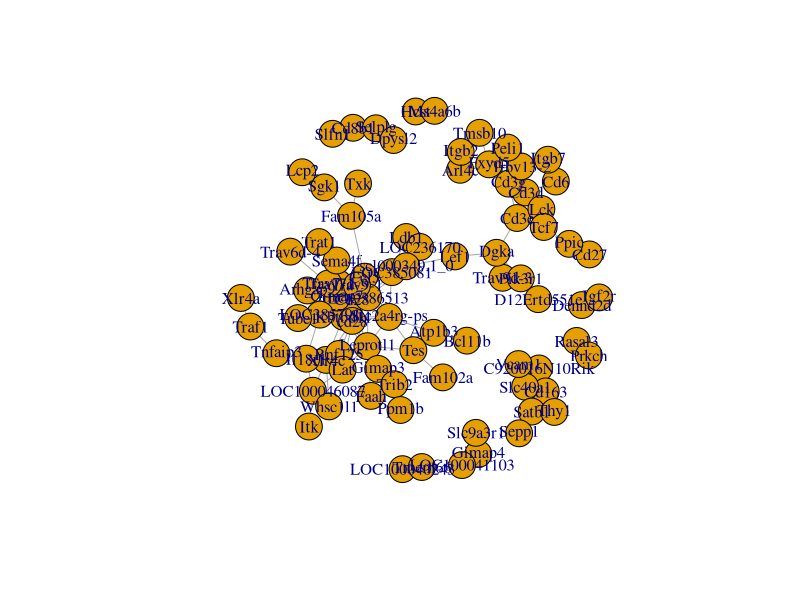

This chart was generated by the following R code: (Note: this script raises an error after producing the figure.)
############################
# Group 1
# Last edited: 3/27
# Eigenvector Centrality Values - Month 2
############################

library(igraph)

#Generate network using data from python script

graph = make_graph(~"Dennd2d"-"Igf2r",
"Kbtbd11"-"Arhgap9":"Slc2a4rg-ps":"Ccl5":"Cd28":"Gimap7":"Leprotl1":"Trav7d-3":"Gimap3":"cd28":"LOC385791":"LOC386513":"Trav9-1":"Trav7-1":"Tube1":"Xlr4c",
"Trav9d-3"-"Dgka":"Pik3r1",
"Rasal3"-"Prkch",
"Arhgap9"-"Kbtbd11":"Gimap7":"Trav7-1",
"Arl4c"-"Fxyd5":"Itgb2",
"Atp1b3"-"Bcl11b":"Slc2a4rg-ps":"Tes",
"Bcl11b"-"Atp1b3",
"Slc2a4rg-ps"-"Kbtbd11":"Atp1b3":"Ccl5":"Leprotl1":"cd28":"LOC385081":"Tes",
"C920016N10Rik"-"Cd163":"Slc40a1":"Vcam1",
"Ccl5"-"Kbtbd11":"Slc2a4rg-ps":"Cd28":"Fam105a":"Gimap7":"cd28":"LOC385081":"Trav9-1",
"Cd163"-"C920016N10Rik":"Satb1":"Slc40a1":"Thy1",
"Cd27"-"Ppic",
"Cd28"-"Kbtbd11":"Ccl5":"Gimap7":"Leprotl1":"cd28":"LOC386513":"Trav7d-3":"Trav9-1":"Trav7-1":"Sema4f",
"Cd3d"-"Cd3e":"Cd3g":"Cd6":"Fxyd5":"Lck":"Tcf7":"Trbv13-2",
"Cd3e"-"Cd3d":"Cd3g":"Dgka":"Lck":"Tcf7",
"Cd3g"-"Cd3d":"Cd3e":"Peli1":"Trbv13-2",
"Cd6"-"Cd3d":"Itgb7",
"Cd8b1"-"Selplg":"Slfn1",
"D12Ertd551e"-"Pik3r1",
"Dgka"-"Trav9d-3":"Cd3e":"Lef1":"Pik3r1",
"Dpysl2"-"Selplg",
"Faah"-"Leprotl1",
"Fam102a"-"Tes",
"Fam105a"-"Ccl5":"Sgk1":"Txk",
"Fxyd5"-"Arl4c":"Cd3d":"Itgb2":"Trbv13-2":"Tmsb10",
"Gimap4"-"LOC100041103":"Slc9a3r1",
"Gimap7"-"Kbtbd11":"Arhgap9":"Ccl5":"Cd28":"Trav7d-3":"cd28":"LOC385791":"LOC386513":"Trav9-1":"Trav7-1",
"Hcst"-"Ms4a6b",
"Igf2r"-"Dennd2d",
"Il18r1"-"LOC100046087":"LOC385791":"Rnf125",
"Itgb2"-"Arl4c":"Fxyd5",
"Itgb7"-"Cd6":"Trbv13-2",
"Itk"-"LOC100046087",
"Lat"-"Leprotl1":"LOC100046087":"cd28":"Rnf125":"Xlr4c",
"Lck"-"Cd3d":"Cd3e",
"Lcp2"-"Sgk1",
"Ldb1"-"LOC236170":"LOC385081":"scl000349.1_0",
"Lef1"-"Dgka":"scl000349.1_0",
"Leprotl1"-"Kbtbd11":"Slc2a4rg-ps":"Cd28":"Faah":"Lat":"cd28":"LOC386513":"Rnf125":"Tes":"Trib2":"Xlr4c",
"LOC100040243"-"Tmem66",
"LOC100041103"-"Gimap4",
"Trav7d-3"-"Kbtbd11":"Gimap7":"LOC385791":"LOC386513":"Trav7d-3":"Trav9-1":"Trav7-1":"Sema4f",
"Gimap3"-"Kbtbd11":"Ppm1b",
"LOC100046087"-"Il18r1":"Itk":"Lat":"Xlr4c",
"cd28"-"Kbtbd11":"Slc2a4rg-ps":"Ccl5":"Cd28":"Gimap7":"Lat":"Leprotl1":"LOC386513":"Trav7d-3":"Trav9-1":"Trav7-1":"Rnf125":"Xlr4c",
"LOC236170"-"Ldb1":"LOC385081":"scl000349.1_0",
"LOC385081"-"Slc2a4rg-ps":"Ccl5":"Ldb1":"LOC236170":"LOC386513":"Trav9-1":"scl000349.1_0",
"LOC385791"-"Kbtbd11":"Gimap7":"Il18r1":"Trav7d-3":"Trav9-1":"Tube1",
"LOC386513"-"Kbtbd11":"Cd28":"Gimap7":"Leprotl1":"Trav7d-3":"cd28":"LOC385081":"Trav7d-3":"Trav9-1":"Trav7-1":"scl000349.1_0",
"Trav7d-3"-"Cd28":"Trav7d-3":"cd28":"LOC386513":"Trav9-1":"Trav7-1":"Sema4f":"Trat1",
"Trav9-1"-"Kbtbd11":"Ccl5":"Cd28":"Gimap7":"Trav7d-3":"cd28":"LOC385081":"LOC385791":"LOC386513":"Trav7d-3":"Trav7-1":"scl000349.1_0":"Sema4f",
"Trav7-1"-"Kbtbd11":"Arhgap9":"Cd28":"Gimap7":"Trav7d-3":"cd28":"LOC386513":"Trav7d-3":"Trav9-1":"Trav6d-4":"Sema4f",
"Trav6d-4"-"Trav7-1",
"Ms4a6b"-"Hcst",
"Peli1"-"Cd3g",
"Pik3r1"-"Trav9d-3":"D12Ertd551e":"Dgka",
"Ppic"-"Cd27":"Tcf7",
"Ppm1b"-"Gimap3",
"Prkch"-"Rasal3",
"Rnf125"-"Il18r1":"Lat":"Leprotl1":"cd28":"Xlr4c",
"Satb1"-"Cd163":"Sepp1":"Slc40a1":"Thy1",
"scl000349.1_0"-"Ldb1":"Lef1":"LOC236170":"LOC385081":"LOC386513":"Trav9-1",
"Selplg"-"Cd8b1":"Dpysl2",
"Sema4f"-"Cd28":"Trav7d-3":"Trav7d-3":"Trav9-1":"Trav7-1":"Trat1",
"Sepp1"-"Satb1",
"Sgk1"-"Fam105a":"Lcp2",
"Slc40a1"-"C920016N10Rik":"Cd163":"Satb1":"Vcam1",
"Slc9a3r1"-"Gimap4",
"Slfn1"-"Cd8b1",
"Tcf7"-"Cd3d":"Cd3e":"Ppic",
"Trbv13-2"-"Cd3d":"Cd3g":"Fxyd5":"Itgb7",
"Tes"-"Atp1b3":"Slc2a4rg-ps":"Fam102a":"Leprotl1",
"Thy1"-"Cd163":"Satb1",
"Tmem66"-"LOC100040243",
"Tmsb10"-"Fxyd5",
"Tnfaip3"-"Traf1":"Xlr4c",
"Traf1"-"Tnfaip3":"Xlr4a",
"Trat1"-"Trav7d-3":"Sema4f",
"Trib2"-"Leprotl1",
"Tube1"-"Kbtbd11":"LOC385791",
"Txk"-"Fam105a",
"Vcam1"-"C920016N10Rik":"Slc40a1",
"Whsc1l1"-"Xlr4c",
"Xlr4a"-"Traf1",
"Xlr4c"-"Kbtbd11":"Lat":"Leprotl1":"LOC100046087":"cd28":"Rnf125":"Tnfaip3":"Whsc1l1")



# Visualize data
plot(graph)
# Get eigenvector centrality values
eigenvector_centrality_values <- eigen_centrality(graph)


#Create a column of the eigenvector centrality values
x <- matrix(eigenvector_centrality_values$vector, nrow=length(eigenvector_centrality_values$vector))
#Create a column of the names of the nodes
y <- matrix(names(eigenvector_centrality_values$vector), nrow=length(eigenvector_centrality_values$vector))


#combine to columns together
final <- cbind(x,y)


#open file 
file_output <- file("m2_evc_values.txt")

#write table to file
write.table(final, "m2_evc_values.txt", sep="\t")

close(file_output)


